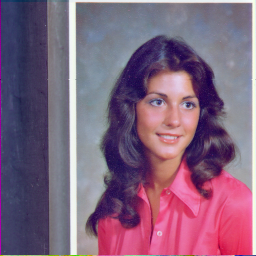
#> input picture misc/4.1.04.tiff, 256 x 256 px, found by its file name
$ python 3_3_gaussian_rgb.py
#> lines starting #> are read from the running program, lines starting #| are printed output that depends on the picture
import numpy as np
import matplotlib.pyplot as plt
from skimage import io
from scipy.ndimage import gaussian_filter

# Load image (RGB)
img_rgb = io.imread('C:/Users/ASUS/Desktop/Python3/misc/4.1.04.tiff')
#> img_rgb is the input picture: shape (256, 256, 3); mean R, G, B 129.2, 99.3, 125.2

# Prepare an empty array for the filtered image
img_gaussian_rgb = np.zeros_like(img_rgb)

# Apply Gaussian filter on each RGB channel separately (sigma=1)
for i in range(3):
    img_gaussian_rgb[:, :, i] = gaussian_filter(img_rgb[:, :, i], sigma=3)
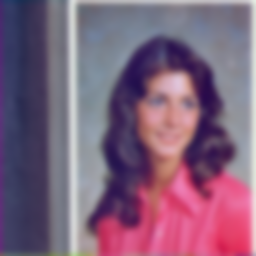
#> img_gaussian_rgb: shape (256, 256, 3); mean R, G, B 128.2, 98.3, 124.2

# Plot original and Gaussian filtered RGB images
fig, axes = plt.subplots(1, 2, figsize=(12, 6))

axes[0].imshow(img_rgb)
axes[0].set_title('Original RGB')
axes[0].axis('off')

axes[1].imshow(img_gaussian_rgb.astype(np.uint8))
axes[1].set_title('Gaussian Filtered RGB (sigma=3)')
axes[1].axis('off')

plt.tight_layout()
plt.show()
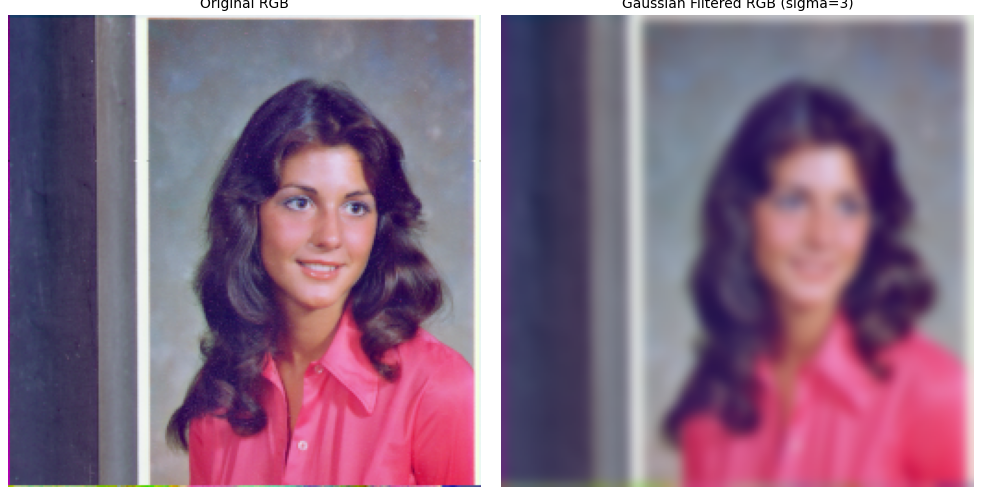
#> figure drawn by matplotlib, 2 panels

$ run again, with misc/4.1.03.tiff copied over misc/4.1.04.tiff
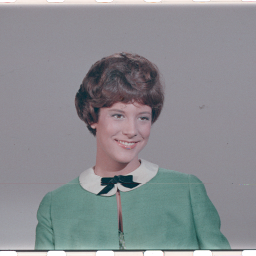
#> input picture misc/4.1.03.tiff, 256 x 256 px, found by its file name
#> img_rgb is the input picture: shape (256, 256, 3); mean R, G, B 137.6, 140, 144
#> after the loop `for i in range(3):`:
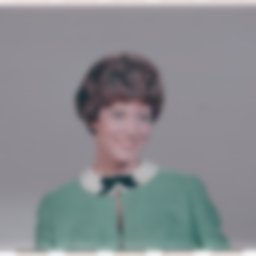
#> img_gaussian_rgb: shape (256, 256, 3); mean R, G, B 136.6, 139, 143
#> `plt.show()`:
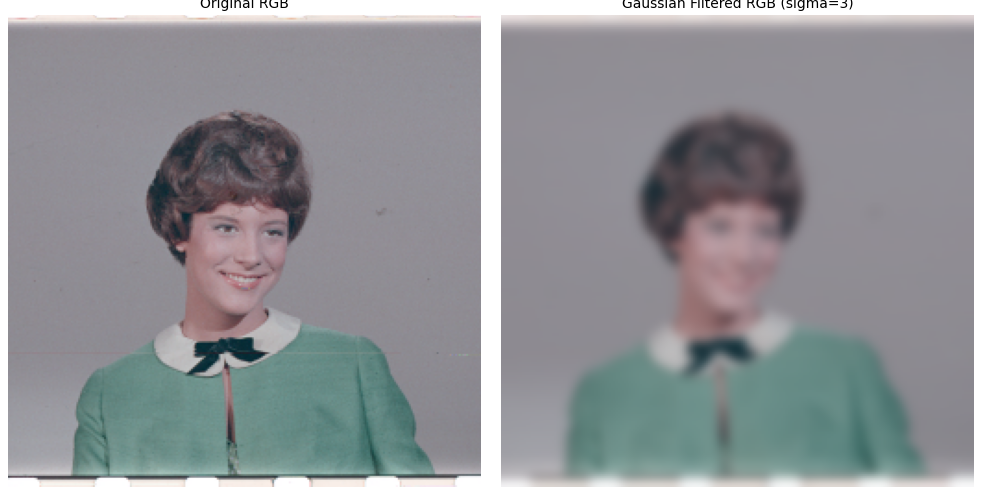
#> figure drawn by matplotlib, 2 panels
